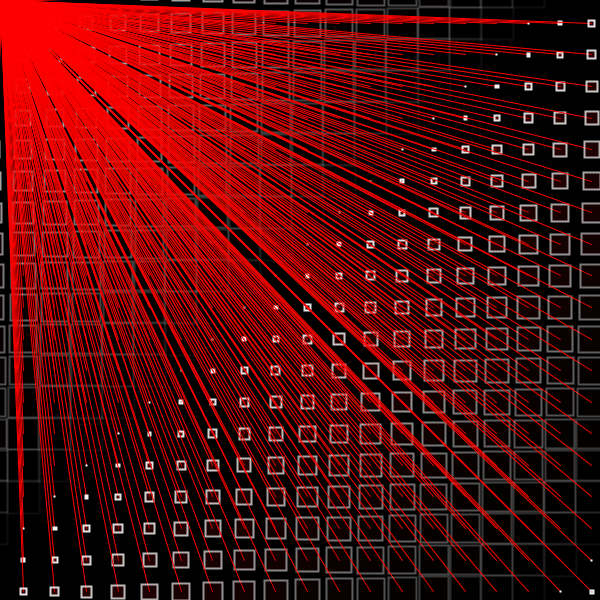
Frame 1 (no input)
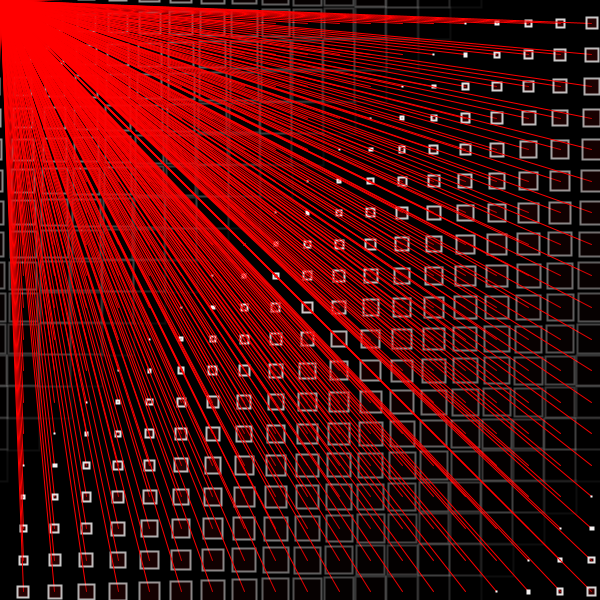
Frame 60 (the mouse pressed at the canvas centre just before this capture)
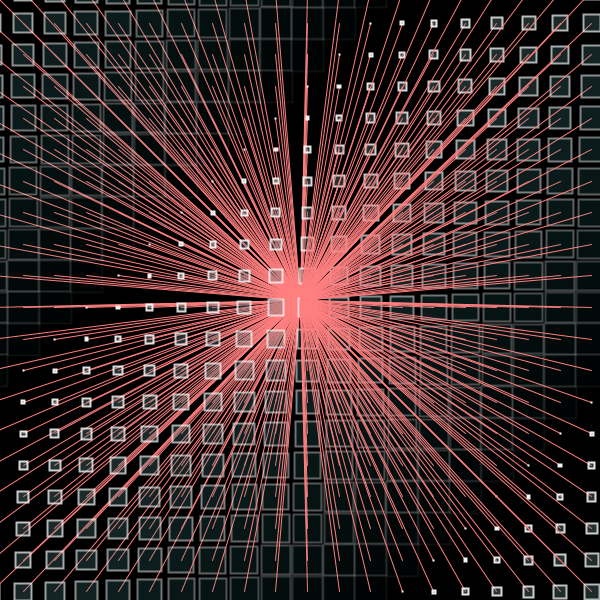
Frame 120 (the mouse held since frame 60 and released just before this capture)

The Processing sketch that drew these frames (run headless with seeded random() and noise(); from frame 60 on, the mouse is pressed at the canvas centre):

// Processing sketch: processing_151813
// ── processing_151813.pde

/*
 * Creative Coding
 * Week 2, 06 - Moving Patterns 2
 * by Indae Hwang and Jon McCormack
 * Copyright (c) 2014 Monash University
 *
 * Similar to the previous sketch, this sketch draws a grid of oscillating circles. Each circle has a "lifetime"
 * over which it grows and changes intensity and opacity. At the end of each lifetime the circle begins again.
 * Pressing the left and right arrow keys changes the lifetime of all the circles globally.
 * 
 */

// variable used to store the current frame rate value
int frame_rate_value = 19;
float gutter = 15;

void setup() {

  // make the display window the full size of the screen
  //size(displayWidth, displayHeight);
  size(600, 600);
  rectMode(CENTER);
  background(0);
}


void draw() {

  background(0);

  int num = 20;
  int margin = 0;
  //float gutter = 0; //distance between each cell
  float cellsize = ( 600 - (2 * margin) - gutter * (num - 1) ) / (num - 1);

  int circleNumber = 0; // counter
  for (int i=0; i<num; i++) {
    for (int j=0; j<num; j++) {
      circleNumber = (i * num) + j; // different way to calculate the circle number from w2_04

      float tx = margin + cellsize * i + gutter * i;
      float ty = margin + cellsize * j + gutter * j;

      movingCircle(tx, ty, cellsize, circleNumber);
    }
  }
} //end of draw 


void movingCircle(float x, float y, float size, int offset) {

  float circlePeriod = (float)frame_rate_value;
  float circleAge = (float)((frameCount + offset) % (int)circlePeriod) / circlePeriod;
  float circleSize = size * 2.0 * atan(circleAge * HALF_PI);
  
  stroke(255, map(mouseX, 0, 600, 0, 255), map(mouseY, 0, 600, 0, 255));
  strokeWeight(1);
  line(map(mouseX, 0, 600, 0, 600), map(mouseY, 0, 600, 0, 600), x-size/2, y-size/2);
  strokeWeight(2);
  stroke(255, lerp(255, 0, circleAge));
  //fill(lerp(128, 0, circleAge), map(mouseX, 0, width, 5, 255), map(mouseY, 0, height, 5, 255), lerp(120, 0, circleAge));
  fill(lerp(128, 0, circleAge), map(mouseX, 0, 600, 5, 255), map(mouseY, 0, 600, 5, 255), lerp(120, 0, circleAge));
  rect(x-size/2, y-size/2, circleSize, circleSize);
  
}

void mouseDragged() {
  frame_rate_value = int(map(mouseX, 0, 600, 2, 50));
  gutter = map(mouseY, 0, 600, 0, 30);
  println("Current frame Rate is: " + frame_rate_value);
  println("Gutter is: " + gutter);
  println("MsX: " + mouseX);
  println("MsY: " + mouseY);
}

/*
 * keyReleased function
 *
 * called automatically by Processing when a keyboard key is released
 */
//void keyReleased() {
//
//  // right arrow -- increase frame_rate_value
//  if (keyCode == RIGHT && frame_rate_value < 120) {
//    frame_rate_value++;
//  }
//
//  // left arrow -- decrease frame_rate_value
//  if ( keyCode == LEFT && frame_rate_value > 2) {
//    frame_rate_value--;
//  }
//
//  // print the current value on the screen
//  println("Current frame Rate is: " + frame_rate_value);
//}
